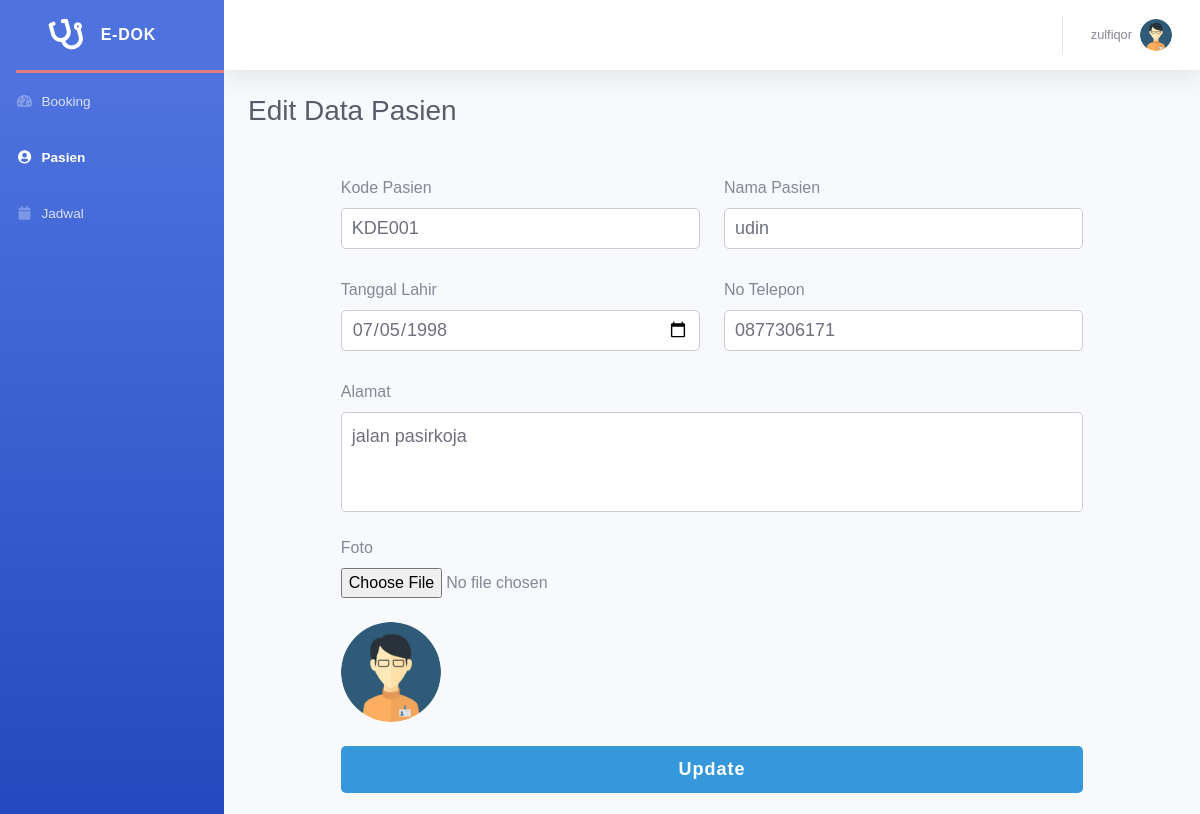
Screenshot of /admin/pasien/edit.php?id=1 (signed in) with the database file from the repository.
### tables this page shows
CREATE TABLE `pasien` (
  `id` int(11) NOT NULL,
  `kodePasien` varchar(255) NOT NULL,
  `namaPasien` varchar(255) NOT NULL,
  `tglLahir` date NOT NULL,
  `noTelp` varchar(12) NOT NULL,
  `alamat` varchar(255) NOT NULL,
  `fotoPasien` varchar(255) NOT NULL
);

### admin/pasien/edit.php (the view, shortened to what this page needs)
<?php
include_once("../../config.php");
$id = $_GET['id'];
$row = mysqli_query($conn, "SELECT * FROM pasien WHERE id=$id");
while ($user_data = mysqli_fetch_array($row)) {
    $kodePasien = $user_data['kodePasien'];
    $namaPasien = $user_data['namaPasien'];
    $alamat = $user_data['alamat'];
    $noTelp = $user_data['noTelp'];
    $tglLahir = $user_data['tglLahir'];
    $foto = $user_data['fotoPasien'];
}
?>
<!DOCTYPE html>
<html lang="en">
<head>
    <link href="../../vendor/fontawesome-free/css/all.min.css" rel="stylesheet" type="text/css">
    <link href="../../css/admin.min.css" rel="stylesheet">
    <link href="../../css/styles.css" rel="stylesheet">
</head>
<body id="page-top">
    <div id="wrapper">
        <ul class="navbar-nav bg-gradient-primary sidebar sidebar-dark accordion" id="accordionSidebar">
            <a class="sidebar-brand d-flex align-items-center justify-content-center" href="../home.php">
                <div class="sidebar-brand-icon rotate-n-15">
                    <i class="fas fa-stethoscope"></i>
                </div>
                <div class="sidebar-brand-text mx-3">e-Dok</div>
            </a>
            <hr class="sidebar-divider my-0">
            <li class="nav-item">
                <a class="nav-link" href="../home.php">
                    <i class="fas fa-fw fa-tachometer-alt"></i>
                    <span>Booking</span></a>
            </li>
            <li class="nav-item active">
                <a class="nav-link" href="../pasien/pasien.php">
                    <i class="fas fa-fw fa-user-circle"></i>
                    <span>Pasien</span></a>
            </li>
            <li class="nav-item">
                <a class="nav-link" href="../jadwal/jadwal.php">
                    <i class="fas fa-fw fa-calendar"></i>
                    <span>Jadwal</span></a>
            </li>
        </ul>
        <div id="content-wrapper" class="d-flex flex-column">
            <div id="content">
                <nav class="navbar navbar-expand navbar-light bg-white topbar mb-4 static-top shadow">
                    <ul class="navbar-nav ml-auto">
                        <li class="nav-item dropdown no-arrow">
                            <a class="nav-link dropdown-toggle" href="#" id="userDropdown" role="button"
                                data-toggle="dropdown" aria-haspopup="true" aria-expanded="false">
                                <span
                                    class="mr-2 d-none d-lg-inline text-gray-600 small"><?php echo $_SESSION['username'] ?></span>
                                <img class="img-profile rounded-circle" src="../../image/logo-profile.png">
                            </a>
                        </li>
                    </ul>
                </nav>
                <div class="container-fluid mb-3">
                    <div class="d-sm-flex align-items-center justify-content-between mb-5">
                        <h1 class="h3 mb-0 text-gray-800">Edit Data Pasien</h1>
                    </div>
                    <form id="form" action="" method="POST" enctype="multipart/form-data">
                        <div class="row mb-4">
                            <div class="col-6">
                                <label for="kodePasien" class="form-label">Kode Pasien</label>
                                <input placeholder="Kode Pasien" class="form-control" type="text" name="kodePasien"
                                    id="kodePasien" value="<?php echo $kodePasien; ?>">
                            </div>
                            <div class="col-6">
                                <label for="namaPasien" class="form-label">Nama Pasien</label>
                                <input placeholder="Nama Pasien" class="form-control" type="text" name="namaPasien"
                                    id="namaPasien" value="<?php echo $namaPasien; ?>">
                            </div>
                        </div>
                        <div class="row mb-4">
                            <div class="col-6">
                                <label for="tglLahir" class="form-label">Tanggal Lahir</label>
                                <input type="date" class="form-control" name="tglLahir" id="tgllahir"
                                    value="<?php echo $tglLahir; ?>">
                            </div>
                            <div class="col-6">
                                <label for="noTelp" class="form-label">No Telepon</label>
                                <input placeholder="No Telepon" class="form-control" type="text" name="noTelp"
                                    id="noTelp" value="<?php echo $noTelp; ?>">
                            </div>
                        </div>
                        <div class="mb-4">
                            <label for="alamat" class="form-label">Alamat</label>
                            <textarea placeholder="Alamat" class="form-control" name="alamat"
                                id="alamat"><?php echo $alamat; ?></textarea>
                        </div>
                        <div class="mb-4">
                            <label for="noTelp" class="form-label">Foto</label>
                            <input placeholder="Foto" class="form-control-file" type="file" name="fotoPasien"
                                id="fotoPasien">
                            <br>
                            <?php
							if ($foto == "") { ?>
                            <img src="../../image/logo-profile.png" class="img-profile">
                            <?php }else{ ?>
                            <img src="../../image/<?php echo $foto; ?>" class="img-profile">
                            <?php } ?>
                        </div>
                        <button type="submit" class="btn btn-primary" name="update" id="update"
                            value="update">Update</button>
                    </form>
                </div>
            </div>
        </div>
</body>
</html>

### css/styles.css (style rules this page uses)
body { font-family: 'Poppins', sans-serif !important; -webkit-font-smoothing: antialiased; -moz-osx-font-smoothing: grayscale; }
.img-profile { width: 100px; height: 100px; border-radius: 100%; }
* { margin: 0; padding: 0; box-sizing: border-box; }
html { font-size: 16px; font-family: 'Poppins', sans-serif; color: #555; }
ul, nav { list-style: none; }
a { text-decoration: none; }
hr { width: 250px !important; height: 3px !important; background-color: #e07e7b !important; border: 0 !important; margin-bottom: 50px !important; }
#form { margin: 0 10%; }
#form input[type="text"], #form input[type="number"], #form input[type="date"], #form textarea { width: 100%; border: 1px solid #ccc; background: #FFF; margin: 0 0 5px; padding: 10px; border-radius: 5px; font-size: 18px; }
#form textarea { height: 100px; max-width: 100%; resize: none; border-radius: 5px; }
#form button[type="submit"] { cursor: pointer; width: 100%; border: none; background: #3498db; color: #FFF; margin: 0 0 5px; padding: 10px; font-size: 18px; border-radius: 5px; font-weight: 600; letter-spacing: 1px; }
html, body, .view { height: 100%; }
.navbar { background-color: transparent; }

### rows the page displays
pasien: kodePasien "KDE001", namaPasien "udin", tglLahir "07/05/1998", noTelp "0877306171", alamat "jalan pasirkoja"

### other values shown
$_SESSION['username'] "zulfiqor"
